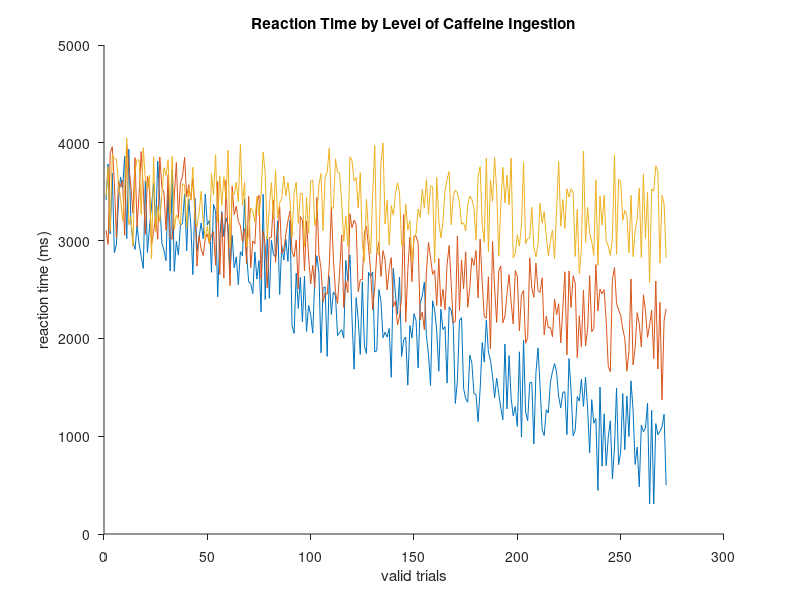

This figure's MATLAB source: (Note: this script raises an error after producing the figure.)
% Script to perform analysis on effect of caffeine on response time.
% Specifically to graph the data of 3 subjects as they respond to stimuli
% while on different levels of caffeine. The 3 conditions of the indepedent
% variable are no caffeine, 200mg of caffeine, and 400 mg of caffeine. The
% depedent variable is response time to stimul in ms.

% June 10, 2019
clear all
clc
%% 0 Initializing
%Assuming the minimum valid reaction time must be more than 0 (0 being when
%the stimulus occurred)
minTime=0 %Setting minimum reaction time to 0

%% 1 Load data into workspace


load('Assignment1_data.mat') %Loading the data from where it is stored on the computer

%% 2 Compute reaction times for each trial
%Subtracting stimulation time from total time of the trial to get the
%reaction time.

react_caffeine_400 = data_caffeine_400 - stimTime_caffeine_400; % Calculating reaction time of those on 400mg of caffeine
react_caffeine_200 = data_caffeine_200 - stimTime_caffeine_200; % Calculating reaction time of those on 200mg of caffeine
react_control = data_control - stimTime_control; %Calculating reaction time of control group on no caffeine

%% 3 Indentify the valid trials by dropping negative reaction times

valid_reaction_caffeine_400 = react_caffeine_400(react_caffeine_400>minTime); %Identifying valid trials from the 400mg group and placing them in a new data structure
valid_reaction_caffeine_200 = react_caffeine_200(react_caffeine_200>minTime); %Identifying valid trials from the 200mg group and placing them in a new data structure
valid_reaction_control = react_control(react_control>minTime); %Identifying valid trials from the control group and placing them in a new data structure

%% 4 Plot the data of the three participants in one graph

caffeineReaction = figure %labelling the figure
xlabel('valid trials') %Adding title to the X-axis
ylabel('reaction time (ms)') %Adding title to Y-axis
title('Reaction Time by Level of Caffeine Ingestion') % Adding title to the graph
hold on %Keeping the above items active for the following processes
F=plot(valid_reaction_caffeine_400); %Plotting the valid reactions of the 400mg group and labeling that line "F" for "Four hundred"
hold on %Keeping the above items active for the following processes
T=plot(valid_reaction_caffeine_200); %Plotting the valid reactions of the 200mg group and labeling that line "T" for "Two hundred"
hold on %Keeping the above items active for the following processes 
C=plot(valid_reaction_control);  %Plotting the valid reactions of the control group and labeling that line "C" for "Control"
set(gca, 'TickDir', 'out') %Making sure the tickmarks correspond to data ink
box off; %Making sure the box correspond to data ink
F.Color = 'r'; %Setting the 400mg group line "F" to be displayed in the color Red
T.Color = 'b'; %Setting the 200mg group line "T" to be displayed in the color Blue
C.Color= 'k'; %Setting the control group line "C" to be displayed in the color black
legend ([C F T], {'Control', '400mg', '200mg'}, 'Location', 'SouthEastOutside') %Adding a legend to label the lines
save('ValidTrials')
